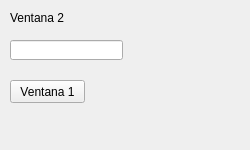
<?xml version="1.0" encoding="UTF-8"?>
<ui version="4.0">
 <class>Form</class>
 <widget class="QWidget" name="Form">
  <property name="geometry">
   <rect>
    <x>0</x>
    <y>0</y>
    <width>250</width>
    <height>150</height>
   </rect>
  </property>
  <property name="windowTitle">
   <string>Form</string>
  </property>
  <widget class="QLabel" name="label_Ventana2">
   <property name="geometry">
    <rect>
     <x>10</x>
     <y>10</y>
     <width>61</width>
     <height>16</height>
    </rect>
   </property>
   <property name="text">
    <string>Ventana 2</string>
   </property>
  </widget>
  <widget class="QLineEdit" name="lineEdit_Ventana2">
   <property name="geometry">
    <rect>
     <x>10</x>
     <y>40</y>
     <width>113</width>
     <height>20</height>
    </rect>
   </property>
  </widget>
  <widget class="QPushButton" name="pushButton_Ventana1">
   <property name="geometry">
    <rect>
     <x>10</x>
     <y>80</y>
     <width>75</width>
     <height>23</height>
    </rect>
   </property>
   <property name="text">
    <string>Ventana 1</string>
   </property>
  </widget>
 </widget>
 <resources/>
 <connections/>
</ui>
